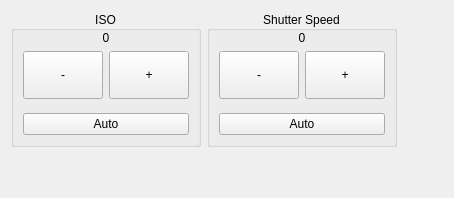
     <widget class="QWidget" name="tab_2">
      <attribute name="title">
       <string>Sensor</string>
      </attribute>
      <layout class="QGridLayout" name="gridLayout_5">
       <item row="0" column="1">
        <widget class="QGroupBox" name="groupBox_21">
         <property name="sizePolicy">
          <sizepolicy hsizetype="Preferred" vsizetype="Fixed">
           <horstretch>0</horstretch>
           <verstretch>0</verstretch>
          </sizepolicy>
         </property>
         <property name="maximumSize">
          <size>
           <width>16777215</width>
           <height>16777215</height>
          </size>
         </property>
         <property name="title">
          <string>Shutter Speed</string>
         </property>
         <property name="alignment">
          <set>Qt::AlignCenter</set>
         </property>
         <layout class="QGridLayout" name="gridLayout_25">
          <property name="topMargin">
           <number>0</number>
          </property>
          <item row="1" column="0" colspan="2">
           <widget class="QLabel" name="shutter_speed">
            <property name="text">
             <string>0</string>
            </property>
            <property name="alignment">
             <set>Qt::AlignCenter</set>
            </property>
           </widget>
          </item>
          <item row="3" column="0" colspan="2">
           <spacer name="verticalSpacer_5">
            <property name="orientation">
             <enum>Qt::Vertical</enum>
            </property>
            <property name="sizeHint" stdset="0">
             <size>
              <width>0</width>
              <height>8</height>
             </size>
            </property>
           </spacer>
          </item>
          <item row="2" column="1">
           <widget class="QPushButton" name="shutter_speed_inc">
            <property name="sizePolicy">
             <sizepolicy hsizetype="Fixed" vsizetype="Maximum">
              <horstretch>0</horstretch>
              <verstretch>0</verstretch>
             </sizepolicy>
            </property>
            <property name="minimumSize">
             <size>
              <width>0</width>
              <height>48</height>
             </size>
            </property>
            <property name="text">
             <string>+</string>
            </property>
           </widget>
          </item>
          <item row="2" column="0">
           <widget class="QPushButton" name="shutter_speed_dec">
            <property name="sizePolicy">
             <sizepolicy hsizetype="Fixed" vsizetype="Maximum">
              <horstretch>0</horstretch>
              <verstretch>0</verstretch>
             </sizepolicy>
            </property>
            <property name="minimumSize">
             <size>
              <width>0</width>
              <height>48</height>
             </size>
            </property>
            <property name="text">
             <string>-</string>
            </property>
           </widget>
          </item>
          <item row="4" column="0" colspan="2">
           <widget class="QPushButton" name="shutter_speed_auto">
            <property name="text">
             <string>Auto</string>
            </property>
           </widget>
          </item>
         </layout>
        </widget>
       </item>
       <item row="0" column="0">
        <widget class="QGroupBox" name="groupBox_20">
         <property name="sizePolicy">
          <sizepolicy hsizetype="Preferred" vsizetype="Fixed">
           <horstretch>0</horstretch>
           <verstretch>0</verstretch>
          </sizepolicy>
         </property>
         <property name="maximumSize">
          <size>
           <width>16777215</width>
           <height>16777215</height>
          </size>
         </property>
         <property name="title">
          <string>ISO</string>
         </property>
         <property name="alignment">
          <set>Qt::AlignCenter</set>
         </property>
         <layout class="QGridLayout" name="gridLayout_24">
          <property name="topMargin">
           <number>0</number>
          </property>
          <item row="1" column="0" colspan="2">
           <widget class="QLabel" name="iso">
            <property name="text">
             <string>0</string>
            </property>
            <property name="alignment">
             <set>Qt::AlignCenter</set>
            </property>
           </widget>
          </item>
          <item row="3" column="0" colspan="2">
           <spacer name="verticalSpacer_2">
            <property name="orientation">
             <enum>Qt::Vertical</enum>
            </property>
            <property name="sizeHint" stdset="0">
             <size>
              <width>0</width>
              <height>8</height>
             </size>
            </property>
           </spacer>
          </item>
          <item row="2" column="1">
           <widget class="QPushButton" name="iso_inc">
            <property name="sizePolicy">
             <sizepolicy hsizetype="Fixed" vsizetype="Maximum">
              <horstretch>0</horstretch>
              <verstretch>0</verstretch>
             </sizepolicy>
            </property>
            <property name="minimumSize">
             <size>
              <width>0</width>
              <height>48</height>
             </size>
            </property>
            <property name="text">
             <string>+</string>
            </property>
           </widget>
          </item>
          <item row="2" column="0">
           <widget class="QPushButton" name="iso_dec">
            <property name="sizePolicy">
             <sizepolicy hsizetype="Fixed" vsizetype="Maximum">
              <horstretch>0</horstretch>
              <verstretch>0</verstretch>
             </sizepolicy>
            </property>
            <property name="minimumSize">
             <size>
              <width>0</width>
              <height>48</height>
             </size>
            </property>
            <property name="text">
             <string>-</string>
            </property>
           </widget>
          </item>
          <item row="4" column="0" colspan="2">
           <widget class="QPushButton" name="iso_auto">
            <property name="text">
             <string>Auto</string>
            </property>
           </widget>
          </item>
         </layout>
        </widget>
       </item>
       <item row="0" column="2">
        <spacer name="horizontalSpacer">
         <property name="orientation">
          <enum>Qt::Horizontal</enum>
         </property>
         <property name="sizeHint" stdset="0">
          <size>
           <width>40</width>
           <height>20</height>
          </size>
         </property>
        </spacer>
       </item>
       <item row="1" column="0" colspan="3">
        <spacer name="verticalSpacer_4">
         <property name="orientation">
          <enum>Qt::Vertical</enum>
         </property>
         <property name="sizeHint" stdset="0">
          <size>
           <width>20</width>
           <height>40</height>
          </size>
         </property>
        </spacer>
       </item>
      </layout>
     </widget>
